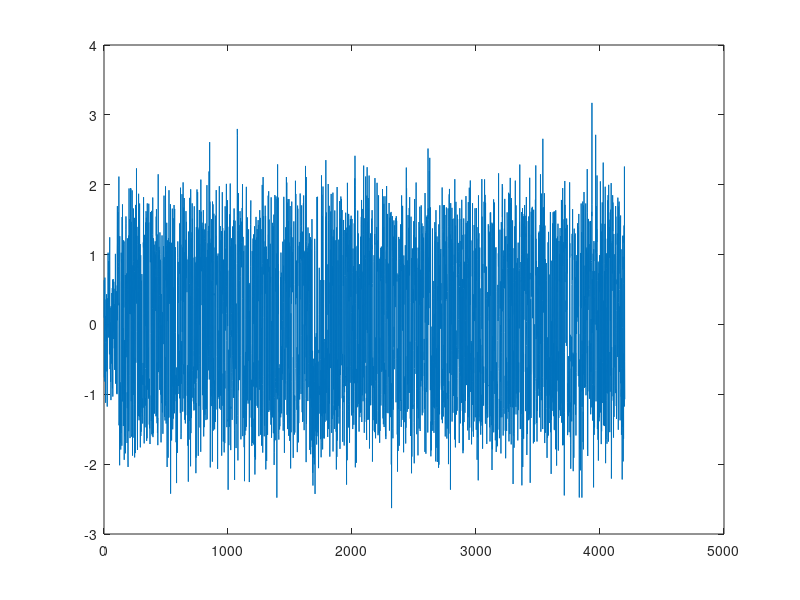
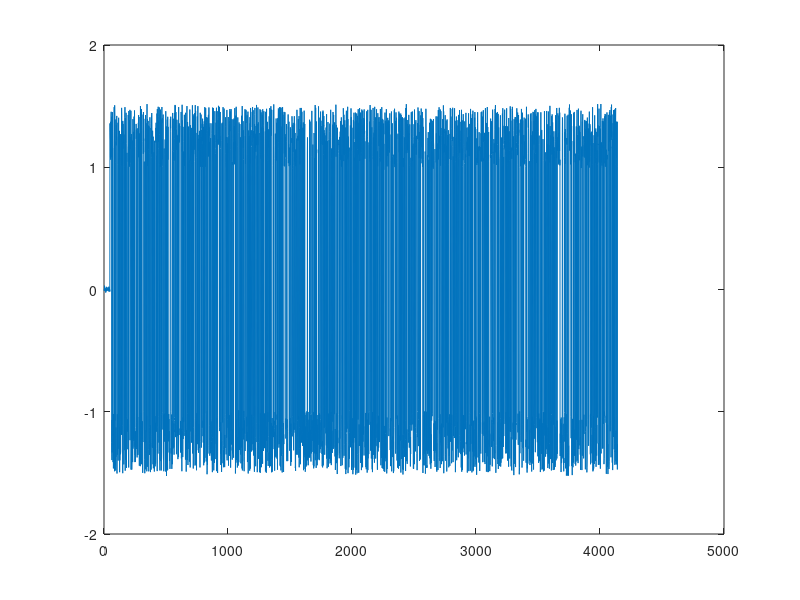
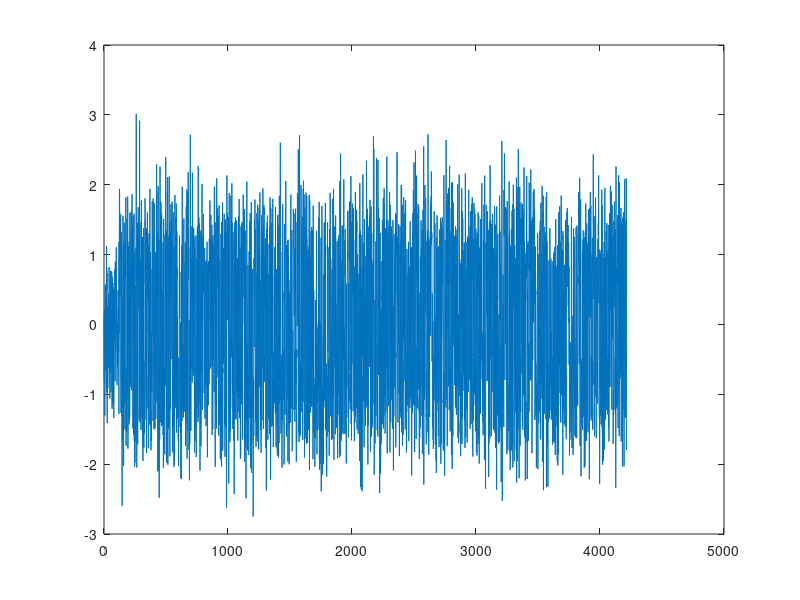
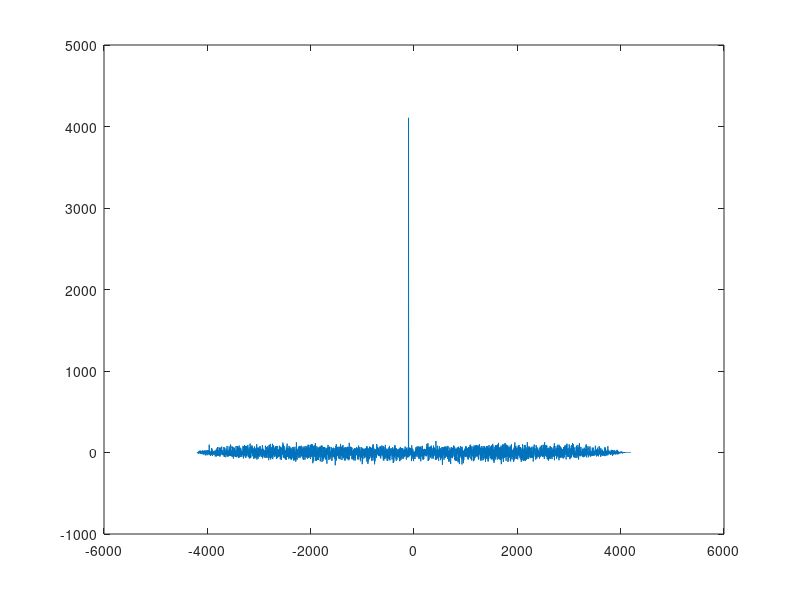

Write MATLAB code to recreate these figures, in order.
clear all; clc; close all;

load('signaux_localisation.mat')

figure
plot(signal_BS1)
figure
plot(signal_BS2)
figure
plot(signal_BS3)
[r, lags] = xcorr(signal_ref, signal_BS1);

figure
plot(lags, r)
[~,I] = max(abs(r));
lagDiff = lags(I)